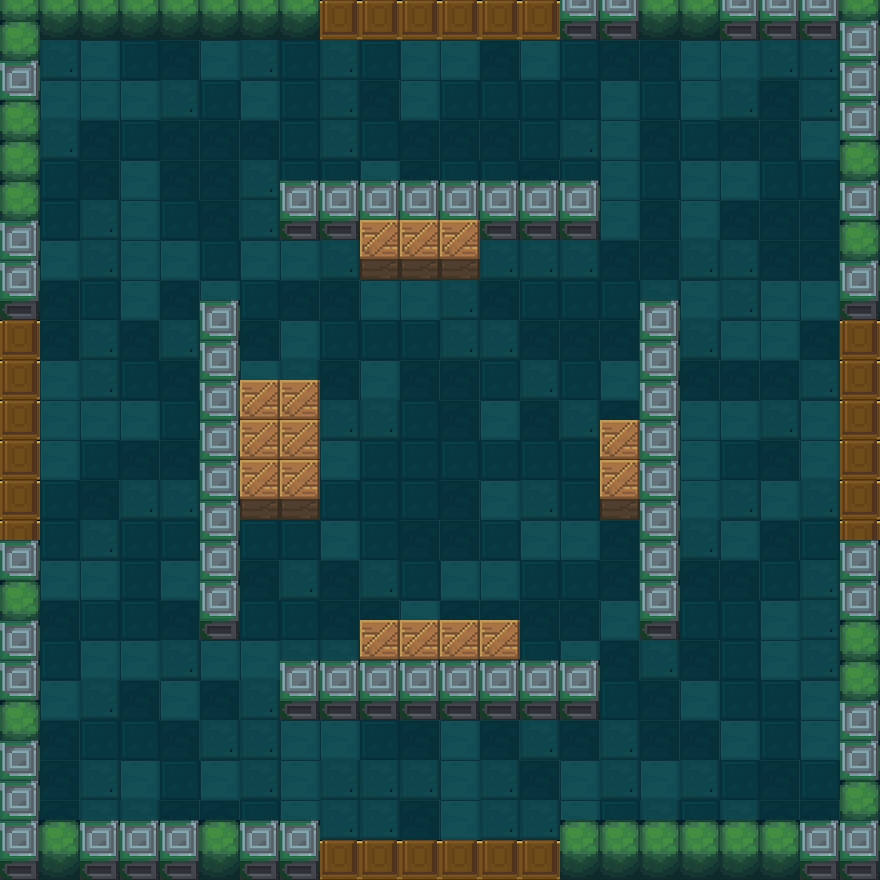

This game map was drawn from its Tiled (.tmx) file and the tilesets committed beside it. A one-line description and the trimmed map source follow:
An orthogonal 22x22 tile map with 40x40 px tiles, 4 tile layers (exit, floor, roomVerge, barrier), 1 hidden layer not drawn, 5 tilesets.

<map version="1.0" orientation="orthogonal" renderorder="right-down" width="22" height="22" tilewidth="40" tileheight="40">
 <tileset firstgid="1" name="floor" tilewidth="40" tileheight="40">
  <image source="floors.png" width="160" height="40" />
 </tileset>
 <tileset firstgid="5" name="roomVerge" tilewidth="40" tileheight="60">
  <image source="1.png" width="80" height="60" />
 </tileset>
 <tileset firstgid="7" name="boxBarrier" tilewidth="40" tileheight="60">
  <image source="木箱.png" width="40" height="60" />
 </tileset>
 <tileset firstgid="8" name="meta" tilewidth="40" tileheight="40">
  <image source="meta_tiles.png" width="280" height="70" />
  <tile id="0">
   <properties>
    <property name="Collidable" value="true" />
   </properties>
  </tile>
 </tileset>
 <tileset firstgid="15" name="exit" tilewidth="40" tileheight="40">
  <image source="上下门（关）.png" width="40" height="80" />
 </tileset>
 <layer name="Meta" width="22" height="22" visible="0">
  <data>[484 cells, 107 non-empty, 1 distinct tile ids]</data>
 </layer>
 <layer name="exit" width="22" height="22">
  <properties>
   <property name="cc_vertexz" value="-500" />
  </properties>
  <data>[484 cells, 24 non-empty, 1 distinct tile ids]</data>
 </layer>
 <layer name="floor" width="22" height="22">
  <properties>
   <property name="cc_vertexz" value="-500" />
  </properties>
  <data>[484 cells, 400 non-empty, 4 distinct tile ids]</data>
 </layer>
 <layer name="roomVerge" width="22" height="22">
  <properties>
   <property name="cc_vertexz" value="automatic" />
  </properties>
  <data>[484 cells, 60 non-empty, 2 distinct tile ids]</data>
 </layer>
 <layer name="barrier" width="22" height="22">
  <properties>
   <property name="cc_vertexz" value="automatic" />
  </properties>
  <data>[484 cells, 47 non-empty, 2 distinct tile ids]</data>
 </layer>
</map>
